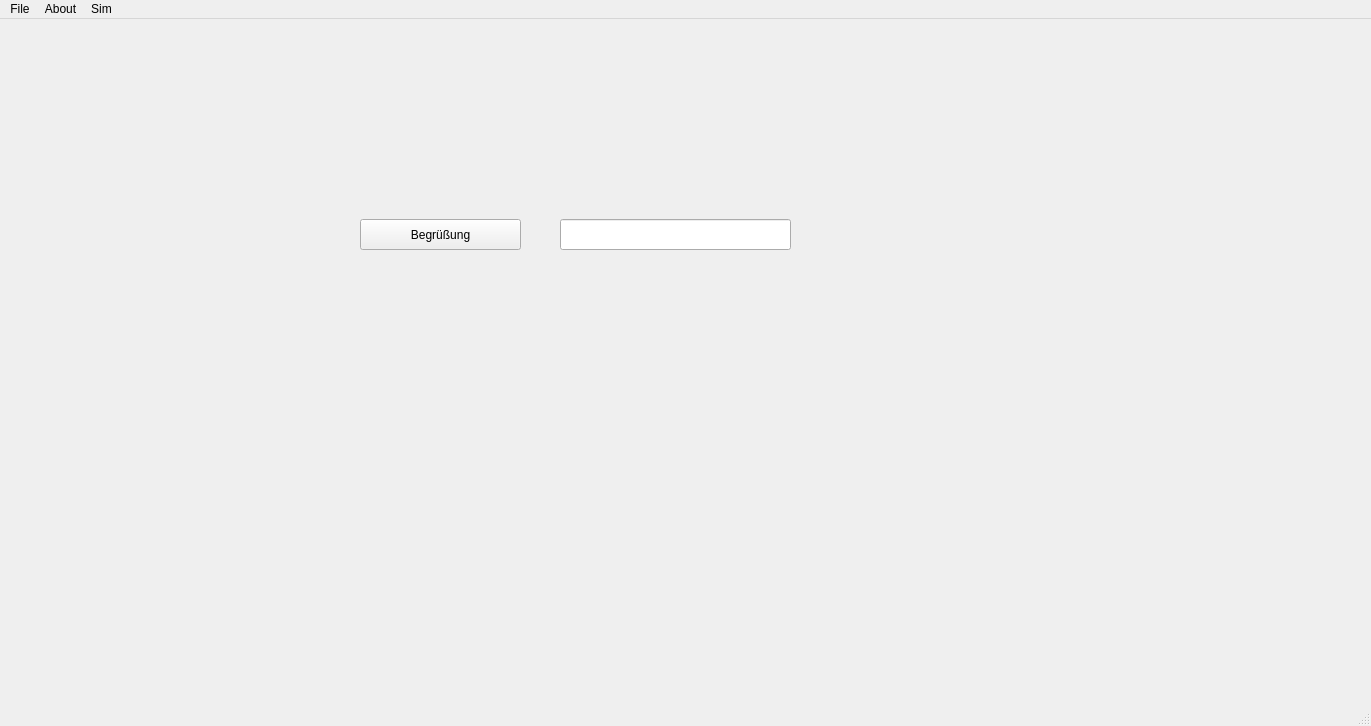
<?xml version="1.0" encoding="UTF-8"?>
<ui version="4.0">
 <class>MainWindow</class>
 <widget class="QMainWindow" name="MainWindow">
  <property name="geometry">
   <rect>
    <x>0</x>
    <y>0</y>
    <width>1371</width>
    <height>726</height>
   </rect>
  </property>
  <property name="windowTitle">
   <string>MainWindow</string>
  </property>
  <widget class="QWidget" name="centralwidget">
   <widget class="QPushButton" name="pushButton">
    <property name="geometry">
     <rect>
      <x>360</x>
      <y>200</y>
      <width>161</width>
      <height>31</height>
     </rect>
    </property>
    <property name="text">
     <string>Begrüßung</string>
    </property>
   </widget>
   <widget class="QLineEdit" name="lineEdit">
    <property name="geometry">
     <rect>
      <x>560</x>
      <y>200</y>
      <width>231</width>
      <height>31</height>
     </rect>
    </property>
    <property name="readOnly">
     <bool>false</bool>
    </property>
   </widget>
  </widget>
  <widget class="QMenuBar" name="menubar">
   <property name="geometry">
    <rect>
     <x>0</x>
     <y>0</y>
     <width>1371</width>
     <height>22</height>
    </rect>
   </property>
   <widget class="QMenu" name="menuFile">
    <property name="title">
     <string>File</string>
    </property>
   </widget>
   <widget class="QMenu" name="menuAbout">
    <property name="title">
     <string>About</string>
    </property>
   </widget>
   <widget class="QMenu" name="menuSim">
    <property name="title">
     <string>Sim</string>
    </property>
   </widget>
   <addaction name="menuFile"/>
   <addaction name="menuAbout"/>
   <addaction name="menuSim"/>
  </widget>
  <widget class="QStatusBar" name="statusbar"/>
 </widget>
 <resources/>
 <connections>
  <connection>
   <sender>pushButton</sender>
   <signal>clicked()</signal>
   <receiver>MainWindow</receiver>
   <slot>helloWorldSlot()</slot>
   <hints>
    <hint type="sourcelabel">
     <x>448</x>
     <y>252</y>
    </hint>
    <hint type="destinationlabel">
     <x>451</x>
     <y>382</y>
    </hint>
   </hints>
  </connection>
 </connections>
 <slots>
  <slot>helloWorldSlot()</slot>
  <slot>butRelease()</slot>
 </slots>
</ui>
